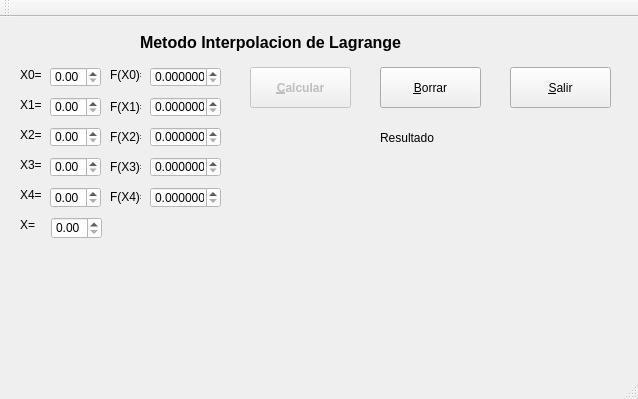
<?xml version="1.0" encoding="UTF-8"?>
<ui version="4.0">
 <class>interpolacion</class>
 <widget class="QMainWindow" name="interpolacion">
  <property name="geometry">
   <rect>
    <x>0</x>
    <y>0</y>
    <width>638</width>
    <height>399</height>
   </rect>
  </property>
  <property name="windowTitle">
   <string>interpolacion</string>
  </property>
  <property name="styleSheet">
   <string notr="true"/>
  </property>
  <widget class="QWidget" name="centralWidget">
   <widget class="QDoubleSpinBox" name="X1">
    <property name="geometry">
     <rect>
      <x>50</x>
      <y>80</y>
      <width>51</width>
      <height>20</height>
     </rect>
    </property>
    <property name="styleSheet">
     <string notr="true">background-color: rgb(255, 255, 255);</string>
    </property>
   </widget>
   <widget class="QDoubleSpinBox" name="X0">
    <property name="geometry">
     <rect>
      <x>50</x>
      <y>50</y>
      <width>51</width>
      <height>20</height>
     </rect>
    </property>
    <property name="styleSheet">
     <string notr="true">background-color: rgb(255, 255, 255);</string>
    </property>
   </widget>
   <widget class="QLabel" name="label">
    <property name="geometry">
     <rect>
      <x>20</x>
      <y>50</y>
      <width>21</width>
      <height>16</height>
     </rect>
    </property>
    <property name="text">
     <string>X0=</string>
    </property>
   </widget>
   <widget class="QLabel" name="label_2">
    <property name="geometry">
     <rect>
      <x>20</x>
      <y>80</y>
      <width>21</width>
      <height>16</height>
     </rect>
    </property>
    <property name="text">
     <string>X1=</string>
    </property>
   </widget>
   <widget class="QLabel" name="label_3">
    <property name="geometry">
     <rect>
      <x>20</x>
      <y>110</y>
      <width>21</width>
      <height>16</height>
     </rect>
    </property>
    <property name="text">
     <string>X2=</string>
    </property>
   </widget>
   <widget class="QDoubleSpinBox" name="X2">
    <property name="geometry">
     <rect>
      <x>50</x>
      <y>110</y>
      <width>51</width>
      <height>20</height>
     </rect>
    </property>
    <property name="styleSheet">
     <string notr="true">background-color: rgb(255, 255, 255);</string>
    </property>
   </widget>
   <widget class="QDoubleSpinBox" name="X3">
    <property name="geometry">
     <rect>
      <x>50</x>
      <y>140</y>
      <width>51</width>
      <height>20</height>
     </rect>
    </property>
    <property name="styleSheet">
     <string notr="true">background-color: rgb(255, 255, 255);</string>
    </property>
   </widget>
   <widget class="QLabel" name="label_4">
    <property name="geometry">
     <rect>
      <x>20</x>
      <y>140</y>
      <width>21</width>
      <height>16</height>
     </rect>
    </property>
    <property name="text">
     <string>X3=</string>
    </property>
   </widget>
   <widget class="QDoubleSpinBox" name="X4">
    <property name="geometry">
     <rect>
      <x>50</x>
      <y>170</y>
      <width>51</width>
      <height>21</height>
     </rect>
    </property>
    <property name="styleSheet">
     <string notr="true">background-color: rgb(255, 255, 255);</string>
    </property>
   </widget>
   <widget class="QLabel" name="label_5">
    <property name="geometry">
     <rect>
      <x>20</x>
      <y>170</y>
      <width>21</width>
      <height>16</height>
     </rect>
    </property>
    <property name="text">
     <string>X4=</string>
    </property>
   </widget>
   <widget class="QLabel" name="label_6">
    <property name="geometry">
     <rect>
      <x>110</x>
      <y>110</y>
      <width>31</width>
      <height>20</height>
     </rect>
    </property>
    <property name="text">
     <string>F(X2)=</string>
    </property>
   </widget>
   <widget class="QLabel" name="label_7">
    <property name="geometry">
     <rect>
      <x>110</x>
      <y>50</y>
      <width>31</width>
      <height>16</height>
     </rect>
    </property>
    <property name="text">
     <string>F(X0)=</string>
    </property>
   </widget>
   <widget class="QLabel" name="label_8">
    <property name="geometry">
     <rect>
      <x>110</x>
      <y>170</y>
      <width>31</width>
      <height>20</height>
     </rect>
    </property>
    <property name="text">
     <string>F(X4)=</string>
    </property>
   </widget>
   <widget class="QDoubleSpinBox" name="fx2">
    <property name="geometry">
     <rect>
      <x>150</x>
      <y>110</y>
      <width>71</width>
      <height>20</height>
     </rect>
    </property>
    <property name="styleSheet">
     <string notr="true">background-color: rgb(255, 255, 255);</string>
    </property>
    <property name="decimals">
     <number>6</number>
    </property>
   </widget>
   <widget class="QDoubleSpinBox" name="fx0">
    <property name="geometry">
     <rect>
      <x>150</x>
      <y>50</y>
      <width>71</width>
      <height>20</height>
     </rect>
    </property>
    <property name="styleSheet">
     <string notr="true">background-color: rgb(255, 255, 255);</string>
    </property>
    <property name="decimals">
     <number>6</number>
    </property>
   </widget>
   <widget class="QDoubleSpinBox" name="fx3">
    <property name="geometry">
     <rect>
      <x>150</x>
      <y>140</y>
      <width>71</width>
      <height>20</height>
     </rect>
    </property>
    <property name="styleSheet">
     <string notr="true">background-color: rgb(255, 255, 255);</string>
    </property>
    <property name="decimals">
     <number>6</number>
    </property>
   </widget>
   <widget class="QDoubleSpinBox" name="fx1">
    <property name="geometry">
     <rect>
      <x>150</x>
      <y>80</y>
      <width>71</width>
      <height>20</height>
     </rect>
    </property>
    <property name="styleSheet">
     <string notr="true">background-color: rgb(255, 255, 255);</string>
    </property>
    <property name="decimals">
     <number>6</number>
    </property>
   </widget>
   <widget class="QLabel" name="label_9">
    <property name="geometry">
     <rect>
      <x>110</x>
      <y>140</y>
      <width>31</width>
      <height>20</height>
     </rect>
    </property>
    <property name="text">
     <string>F(X3)=</string>
    </property>
   </widget>
   <widget class="QDoubleSpinBox" name="fx4">
    <property name="geometry">
     <rect>
      <x>150</x>
      <y>170</y>
      <width>71</width>
      <height>21</height>
     </rect>
    </property>
    <property name="styleSheet">
     <string notr="true">background-color: rgb(255, 255, 255);</string>
    </property>
    <property name="decimals">
     <number>6</number>
    </property>
   </widget>
   <widget class="QLabel" name="label_10">
    <property name="geometry">
     <rect>
      <x>110</x>
      <y>80</y>
      <width>31</width>
      <height>20</height>
     </rect>
    </property>
    <property name="text">
     <string>F(X1)=</string>
    </property>
   </widget>
   <widget class="QLabel" name="label_11">
    <property name="geometry">
     <rect>
      <x>140</x>
      <y>10</y>
      <width>311</width>
      <height>31</height>
     </rect>
    </property>
    <property name="font">
     <font>
      <pointsize>12</pointsize>
      <weight>75</weight>
      <bold>true</bold>
     </font>
    </property>
    <property name="text">
     <string>Metodo Interpolacion de Lagrange</string>
    </property>
   </widget>
   <widget class="QLabel" name="label_12">
    <property name="geometry">
     <rect>
      <x>20</x>
      <y>200</y>
      <width>21</width>
      <height>16</height>
     </rect>
    </property>
    <property name="text">
     <string>X=</string>
    </property>
   </widget>
   <widget class="QDoubleSpinBox" name="x">
    <property name="geometry">
     <rect>
      <x>51</x>
      <y>200</y>
      <width>51</width>
      <height>22</height>
     </rect>
    </property>
    <property name="styleSheet">
     <string notr="true">background-color: rgb(255, 255, 255);</string>
    </property>
   </widget>
   <widget class="QLabel" name="label_13">
    <property name="geometry">
     <rect>
      <x>380</x>
      <y>110</y>
      <width>71</width>
      <height>21</height>
     </rect>
    </property>
    <property name="text">
     <string>Resultado</string>
    </property>
   </widget>
   <widget class="QLabel" name="Resultado">
    <property name="geometry">
     <rect>
      <x>250</x>
      <y>160</y>
      <width>361</width>
      <height>181</height>
     </rect>
    </property>
    <property name="styleSheet">
     <string notr="true"/>
    </property>
    <property name="text">
     <string/>
    </property>
   </widget>
   <widget class="QPushButton" name="calcular">
    <property name="enabled">
     <bool>false</bool>
    </property>
    <property name="geometry">
     <rect>
      <x>250</x>
      <y>50</y>
      <width>101</width>
      <height>41</height>
     </rect>
    </property>
    <property name="font">
     <font>
      <weight>75</weight>
      <bold>true</bold>
     </font>
    </property>
    <property name="styleSheet">
     <string notr="true"/>
    </property>
    <property name="text">
     <string>&amp;Calcular</string>
    </property>
   </widget>
   <widget class="QPushButton" name="borrar">
    <property name="geometry">
     <rect>
      <x>380</x>
      <y>50</y>
      <width>101</width>
      <height>41</height>
     </rect>
    </property>
    <property name="text">
     <string>&amp;Borrar</string>
    </property>
   </widget>
   <widget class="QPushButton" name="SALIR">
    <property name="geometry">
     <rect>
      <x>510</x>
      <y>50</y>
      <width>101</width>
      <height>41</height>
     </rect>
    </property>
    <property name="text">
     <string>&amp;Salir</string>
    </property>
   </widget>
  </widget>
  <widget class="QStatusBar" name="statusBar"/>
  <widget class="QToolBar" name="mainToolBar">
   <attribute name="toolBarArea">
    <enum>TopToolBarArea</enum>
   </attribute>
   <attribute name="toolBarBreak">
    <bool>false</bool>
   </attribute>
  </widget>
 </widget>
 <layoutdefault spacing="6" margin="11"/>
 <resources/>
 <connections/>
</ui>
